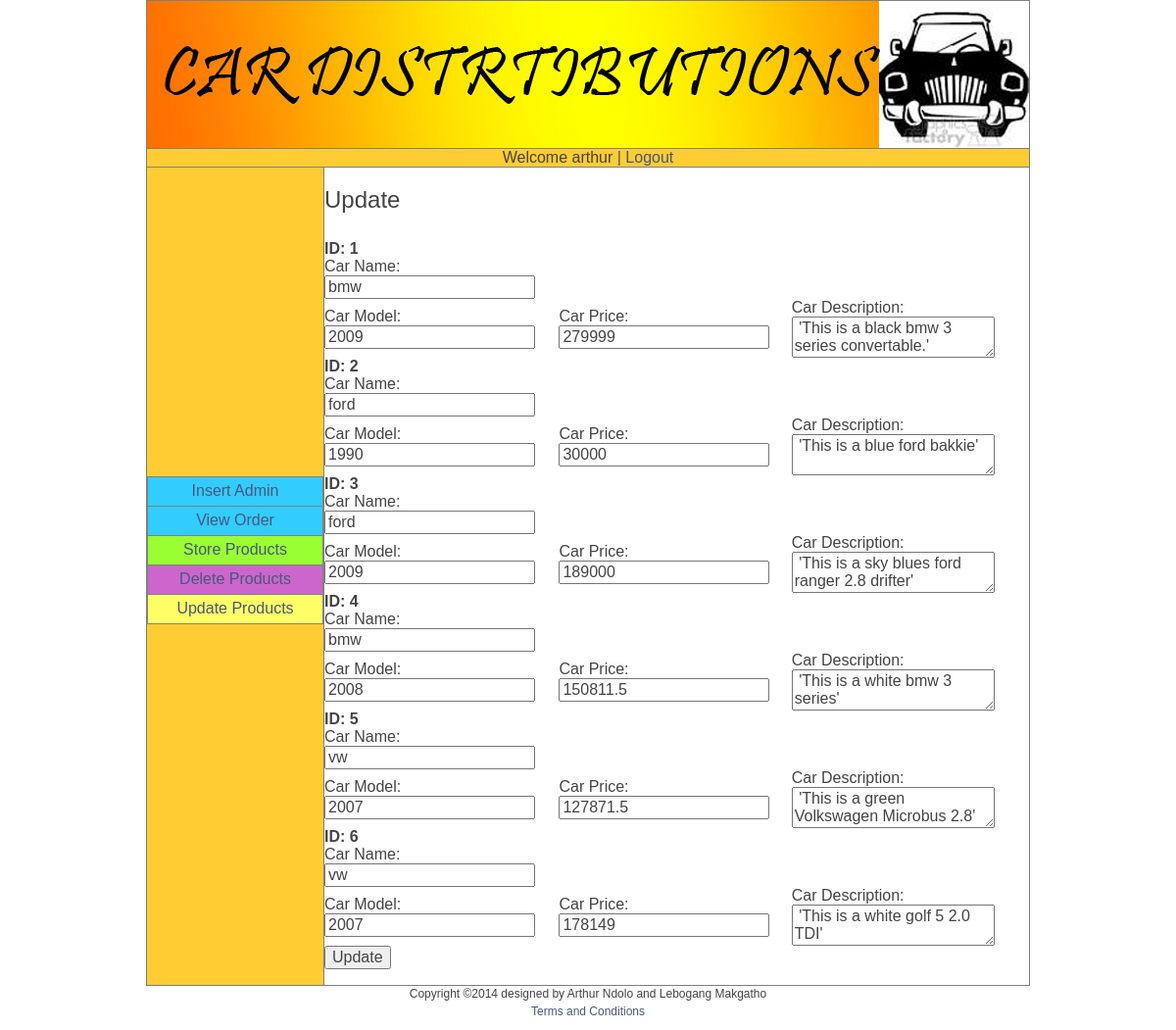
The app's page /supUpdateProduct.php (signed in) with its own data.
### tables this page shows
CREATE TABLE IF NOT EXISTS `products` (
  `pro_id` int(11) NOT NULL AUTO_INCREMENT,
  `pro_name` varchar(50) NOT NULL,
  `pro_model` varchar(4) NOT NULL,
  `pro_price` double NOT NULL,
  `pro_desc` text NOT NULL,
  `pro_image` blob NOT NULL,
  `pro_imageType` varchar(10) NOT NULL,
  `pro_refNum` varchar(6) NOT NULL,
  PRIMARY KEY (`pro_id`)
);

### supUpdateProduct.php (the view, shortened to what this page needs)
<?php
$username = $_SESSION['username'];
?>
<html>
<head>
<link href="js/bootstrap.min.js" rel="stylesheet">
<link href="css/bootstrap.css" rel="stylesheet">
<link rel="stylesheet" href = "style.css"/>
</head>
<body>
<table width="900" border="1" align="center">
  <tr>
    <td colspan="2"><?php require('header.php');?></td>
  </tr>
  <tr>
    <td colspan="2" bgcolor="#FFCC33" align="center">Welcome  <?php echo $username?> <a href="logout.php"> | Logout</a></td>
  </tr>
  <tr>
    <td width="17" bgcolor="#FFCC33"><?php require('supAdminSidebar.php'); ?>
    <br/>
    <br/>
    <br/>
    </td>
    <td width="867">
    <b>
    <p><h3>Update</h3>
    </p></b><br/>
    <form action="" method="post" >
    	<table width="527" >
		  <?php
			$connect = new MySQLi("localhost","carsystem","carsystem","Cars");
			$sql = "SELECT * FROM products";
			$res = $connect->query($sql);
			echo'<form method="post" action="updateProduct.php" style="padding:15px 15px 15px 15px">';
			echo "<table style='padding:10px 10px 10px 10px'>";
			while($row = $res->fetch_assoc())
			{
				$id = $row['pro_id'];
				$name = $row['pro_name'];
				$model = $row['pro_model'];
				$price = $row['pro_price'];
				$desc = $row['pro_desc'];
				echo "<tr>";
				echo "<tr>";
				echo "<td><b>ID: ".$id." </b></td>";
				echo "</tr>";
				echo "<tr>";
				echo "<td>Car Name: <input name=".$name." value =".$name."></td>";
				echo "</tr>";
				echo "<td>Car Model: <input name=".$model." value =".$model."></td>";
				echo "<td>Car Price: <input name=".$price." value =".$price."></td>";
				echo "<td>Car Description: <textarea col='30' row='25' name=".$desc."> '".$desc."'</textarea><td>";
				echo "</tr>";
			}
			echo "</table>";
			echo "<input type='submit' name='button' id='button' value='Update'>";
			echo '</form>';
        ?>
  </table>
    </form>
  </td>
  </tr>
  <tr>
    <td colspan="2" bgcolor="#FFCC33"><?php require('footer.php'); ?></td>
  </tr>
</table>
</body>
</html>

### style.css (style rules this page uses)
body { font-family:Arial, Helvetica, sans-serif; font-size:12px; color:#444 }
a { color:#48577D; text-decoration: none; }

### records on screen
products: pro_id "1", pro_name "bmw", pro_model "2009", pro_price "279999", This "'This is a black bmw 3 series convertable.'"
products: pro_id "2", pro_name "ford", pro_model "1990", pro_price "30000", This "'This is a blue ford bakkie'"
products: pro_id "3", pro_name "ford", pro_model "2009", pro_price "189000", This "'This is a sky blues ford ranger 2.8 drifter'"
products: pro_id "4", pro_name "bmw", pro_model "2008", pro_price "150811.5", This "'This is a white bmw 3 series'"
products: pro_id "5", pro_name "vw", pro_model "2007", pro_price "127871.5", This "'This is a green Volkswagen Microbus 2.8'"
products: pro_id "6", pro_name "vw", pro_model "2007", pro_price "178149", This "'This is a white golf 5 2.0 TDI'"

### other values on screen
$username "arthur"
